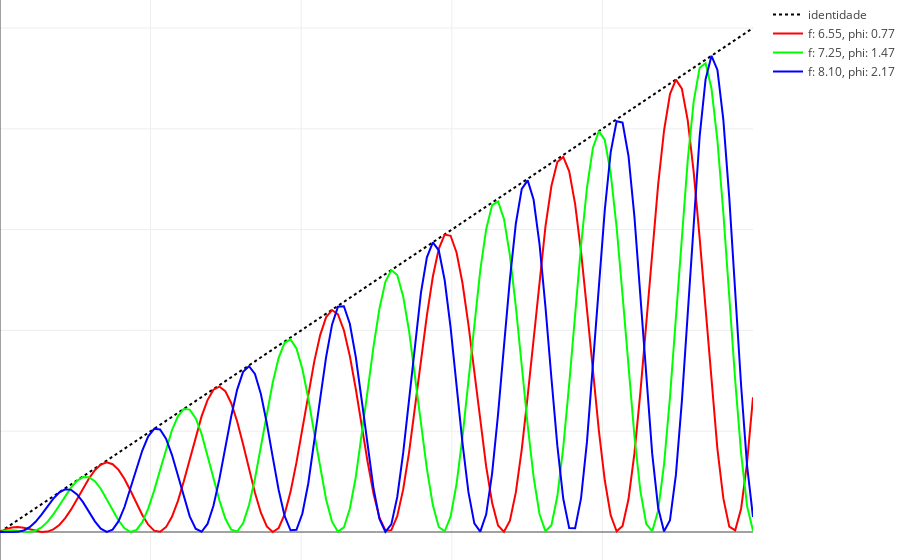

The notebook cell this image was saved under:
### Markdown cell above
## 4. Sinusoidal com amplitude modulada
---
Operador *sinusoidal* com amplitude modulada em função de $t$, definido por:

$$
\large f(t)=\frac{t(1 + cos(\omega f + \varphi))}{2}
$$

sendo,
- $\omega$ = $2\pi t$, frequência angular, medida em radianos;
- $f$ = frequência ordinária, medida em Hz;
- $\varphi$ = fase.

### Code cell
%%time
N = 128
### Índices
i = [i for i in range(N)]
indice = ['índice {0}'.format(a) for a in i]
### Tabela de valores por eixo
t = np.array(i)/(N - 1)
omega = 2*np.pi*t
fR = 6.55
phiR = 2*np.pi*0.123
Rs = t*(1 + np.cos(omega*fR + phiR))/2
fG = 7.25
phiG = 2*np.pi*0.234
Gs = t*(1 + np.cos(omega*fG + phiG))/2
fB = 8.1
phiB = 2*np.pi*0.345
Bs = t*(1 + np.cos(omega*fB + phiB))/2
### Visualização
iden = Scatter(x = t,
               y = t,
               name = 'identidade',
               line = {'dash': 'dot'},
               hovertext = indice,
               marker = {'symbol': 'none',
                         'size': 6,
                         'color': 'rgb(0, 0, 0)'})
verm = Scatter(x = t,
               y = Rs,
               name = 'f: {0:.2f}, phi: {1:.2f}'.format(fR, phiR),
               line = {'dash': 'line'},
               hovertext = indice,
               marker = {'symbol': 'none',
                         'size': 6,
                         'color': 'rgb(255, 0, 0)'})
verd = Scatter(x = t,
               y = Gs,
               name = 'f: {0:.2f}, phi: {1:.2f}'.format(fG, phiG),
               line = {'dash': 'line'},
               hovertext = indice,
               marker = {'symbol': 'none',
                         'size': 6,
                         'color': 'rgb(0, 255, 0)'})
azul = Scatter(x = t,
               y = Bs,
               name = 'f: {0:.2f}, phi: {1:.2f}'.format(fB, phiB),
               line = {'dash': 'line'},
               hovertext = indice,
               marker = {'symbol': 'none',
                         'size': 6,
                         'color': 'rgb(0, 0, 255)'})
gammaOP = [iden, verm, verd, azul]
layout = Layout(margin = {'l': 0, 'r': 0, 'b': 0, 't':0}, showlegend = True)
fig = Figure(data = gammaOP, layout = layout)
iplot(fig, filename = 'LUT1D_ccoSINAM', show_link = False)
